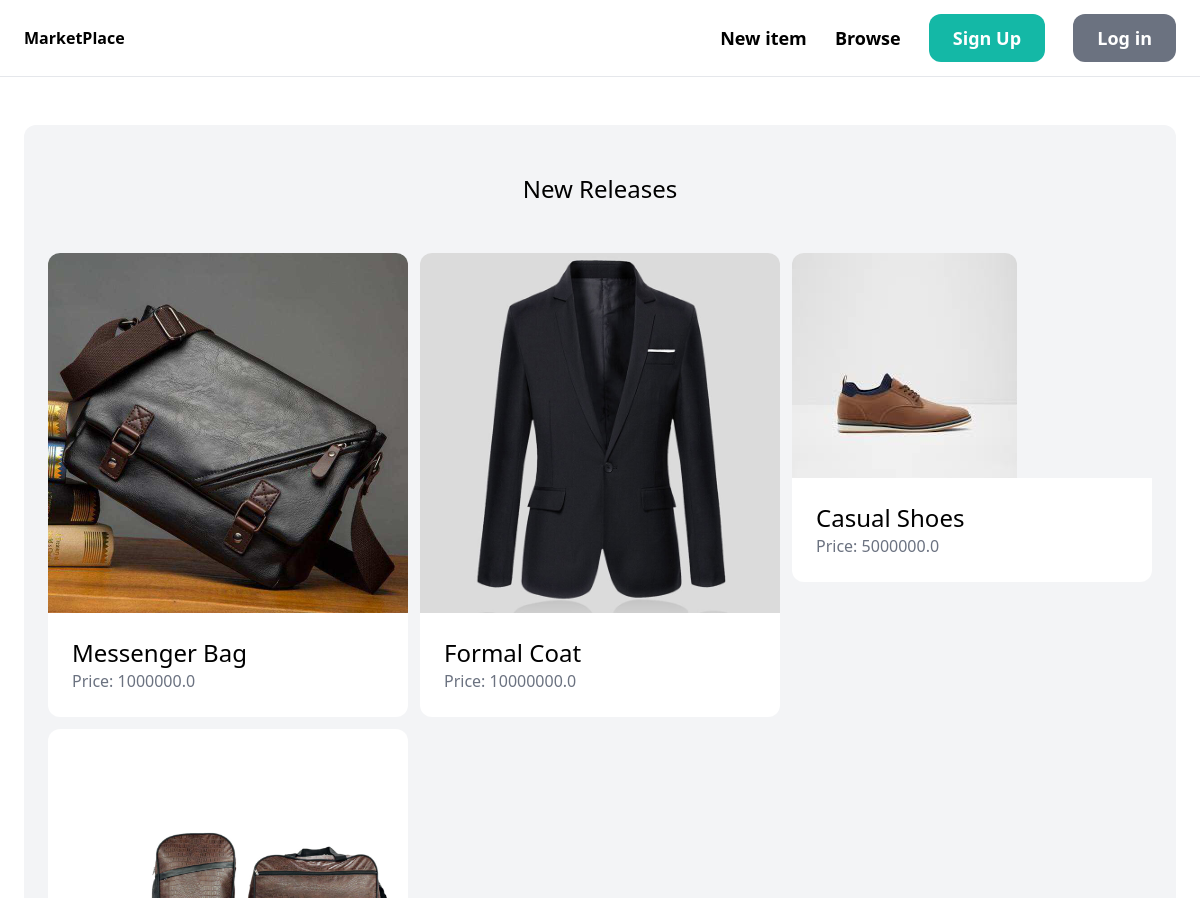
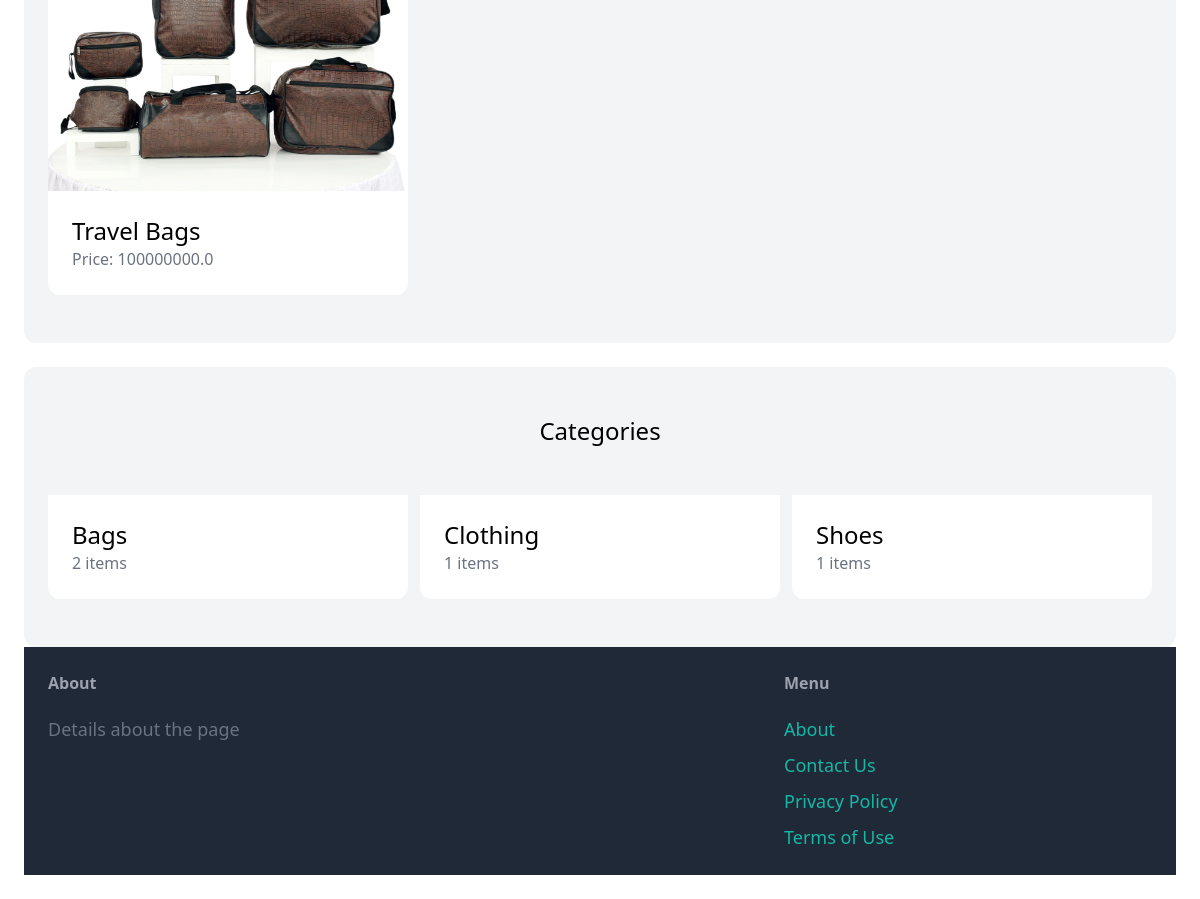
The app's page /, older data (2 pictures, top to bottom).
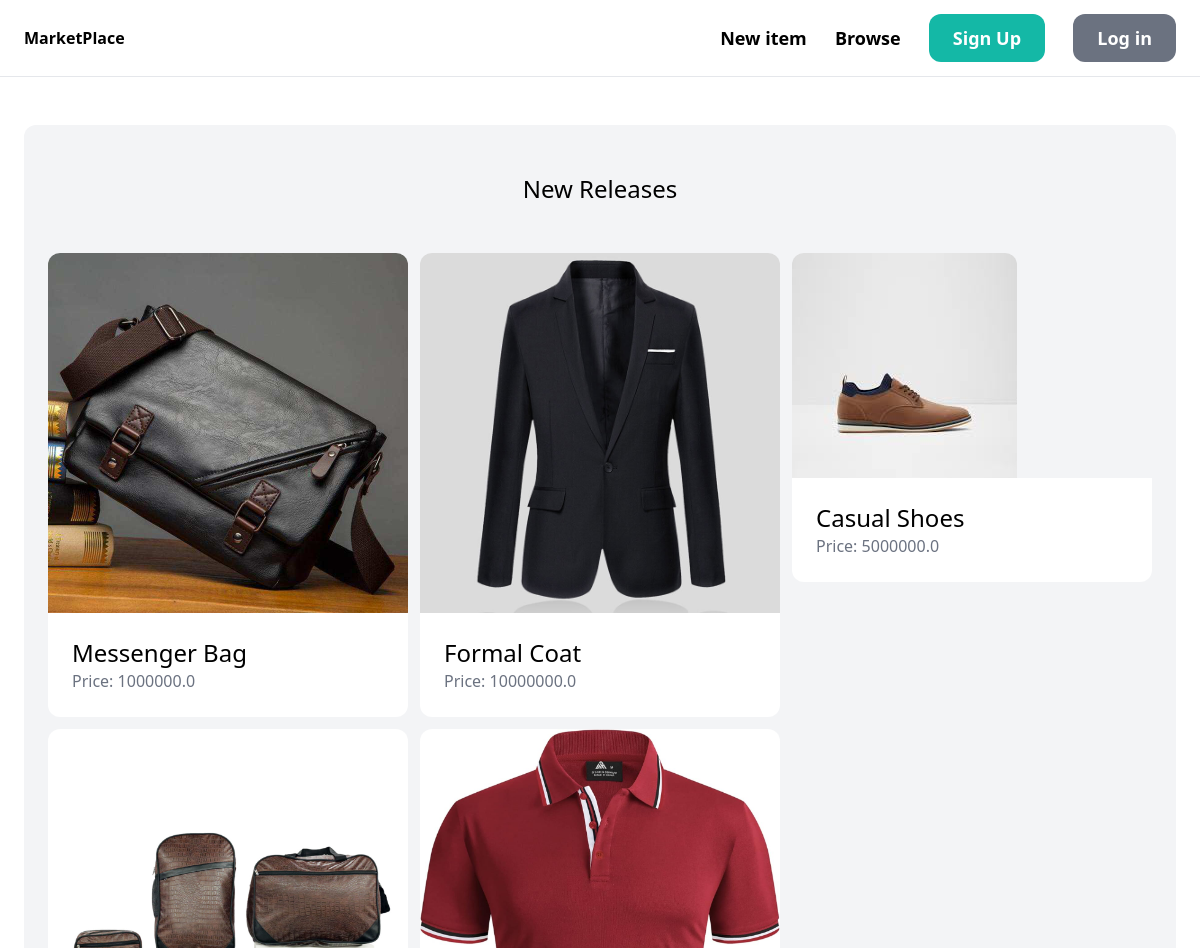
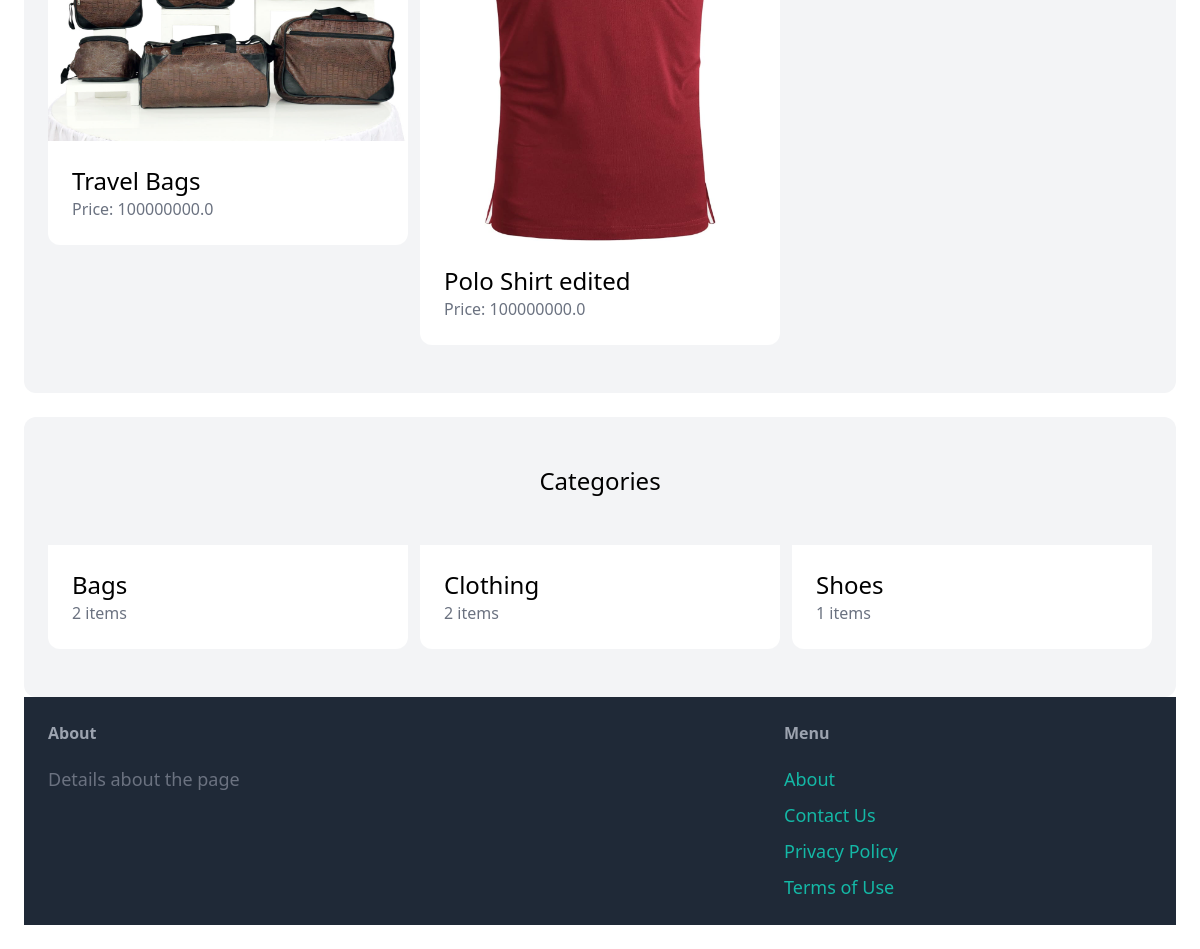
The same page, newer data (2 pictures, top to bottom).
### item/models.py (models this page shows, shortened)
class Item(models.Model):
    category = models.ForeignKey(Category, related_name='items', on_delete=models.CASCADE)
    name = models.CharField(max_length=255)
    description = models.TextField(blank=True, null=True)
    price = models.FloatField()
    image = models.ImageField(upload_to='item_images', blank=True, null=True)
    is_sold = models.BooleanField(default=False)
    created_by = models.ForeignKey(User, related_name='items', on_delete=models.CASCADE)
    created_at = models.DateTimeField(auto_now_add=True)

class Category(models.Model):
    name = models.CharField(max_length=255)
    class Meta:
        ordering = ('name',)
        verbose_name_plural = 'Categories'

### core/views.py (the view)
# urls.py: path('', views.index, name='index'),
def index(request):
    items = Item.objects.filter(is_sold=False) [0:6]
    categories = Category.objects.all()
    return render(request, 'core/index.html', {
        'categories': categories,
        'items': items,
    })

### core/templates/core/index.html (shortened to what this page needs)
{% extends 'core/base.html' %}
{% block content %}
    <div class="mt-6 px-6 py-12 bg-gray-100 rounded-xl">
        <h2 class="mb-12 text-2xl text-center">New Releases</h2>
        <div class="grid grid-cols-3 gap-3">
            {% for item in items %}
                <div>
                    <a href="{% url 'item:detail' item.id %}">
                        <div>
                            <img src="{{ item.image.url }}" class="rounded-t-xl">
                        </div>
                        <div class="p-6 bg-white rounded-b-xl">
                            <h2 class="text-2xl">{{ item.name }}</h2>
                            <p class="text-gray-500">Price: {{ item.price }}</item></p>
                        </div>
                    </a>
                </div>
            {% endfor %}
        </div>
    </div>
    <div class="mt-6 px-6 py-12 bg-gray-100 rounded-xl">
        <h2 class="mb-12 text-2xl text-center">Categories</h2>
        <div class="grid grid-cols-3 gap-3">
            {% for category in categories %}
            <div>
                <a href="#">
                    <div class="p-6 bg-white rounded-b-xl">
                        <h2 class="text-2xl">{{ category.name }}</h2>
                        <p class="text-gray-500">{{ category.items.count }} items</item></p>
                    </div>
                </a>
            </div>
            {% endfor %}
        </div>
{% endblock %}

### core/templates/core/base.html (shortened to what this page needs)
<!DOCTYPE html>
<html>
    <head>
        <script src="https://cdn.tailwindcss.com"></script>
    </head>
    <body>
        <nav class="py-6 px-6 flex justify-between items-center border-b border-gray-200">
            <a href="/" class="text=xl font-semibold">MarketPlace</a>
            <div class="space-x-6">
                <a href="{% url 'item:new' %}" class="text-lg font-semibold hover:text-gray-500">New item</a>
                <a href="{% url 'item:browse' %}" class="text-lg font-semibold hover:text-gray-500">Browse</a>
                {% if request.user.is_authenticated %}
                    <a href="{% url 'chat:inbox' %}" class="px-6 py-3 text-lg font-semibold bg-teal-500 text-white rounded-xl hover:bg-teal-700">Inbox</a>
                    <a href="{% url 'core:index' %}" class="px-6 py-3 text-lg font-semibold bg-gray-500 text-white rounded-xl hover:bg-gray-700">Dashboard</a>
                {% else %}
                    <a href="{% url 'core:signup' %}" class="px-6 py-3 text-lg font-semibold bg-teal-500 text-white rounded-xl hover:bg-teal-700">Sign Up</a>
                    <a href="{% url 'core:login' %}" class="px-6 py-3 text-lg font-semibold bg-gray-500 text-white rounded-xl hover:bg-gray-700">Log in</a>
                {% endif %}
            </div>
        </nav>
        <div class="px-6 py-6">
            {% block content %}
            {% endblock %}
        </div>
        <footer class="py-6 px-6 flex justify-between bg-gray-800">
            <div class="w-2/3 pr-10">
                <h3 class="mb-5 font-semibold text-gray-400">About</h3>
                <p class="text-lg text-gray-500">Details about the page</p>
            </div>
            <div class="w-1/3">
                <h3 class="mb-5 font-semibold text-gray-400">Menu</h3>
                <ul class="space-y-2">
                    <li><a href="#" class="text-lg text-teal-500 hover:text-teal-700">About</a></li>
                    <li><a href="{% url 'core:contact' %}" class="text-lg text-teal-500 hover:text-teal-700">Contact Us</a></li>
                    <li><a href="#" class="text-lg text-teal-500 hover:text-teal-700">Privacy Policy</a></li>
                    <li><a href="#" class="text-lg text-teal-500 hover:text-teal-700">Terms of Use</a></li>
                </ul>
            </div>
        </footer>
    </body>
</html>

Row changes from the older to the newer data that the page shows:
added Item: image (picture), name "Polo Shirt edited", price "100000000.0"
computed for Category "Clothing": items.count "1" → "2"
